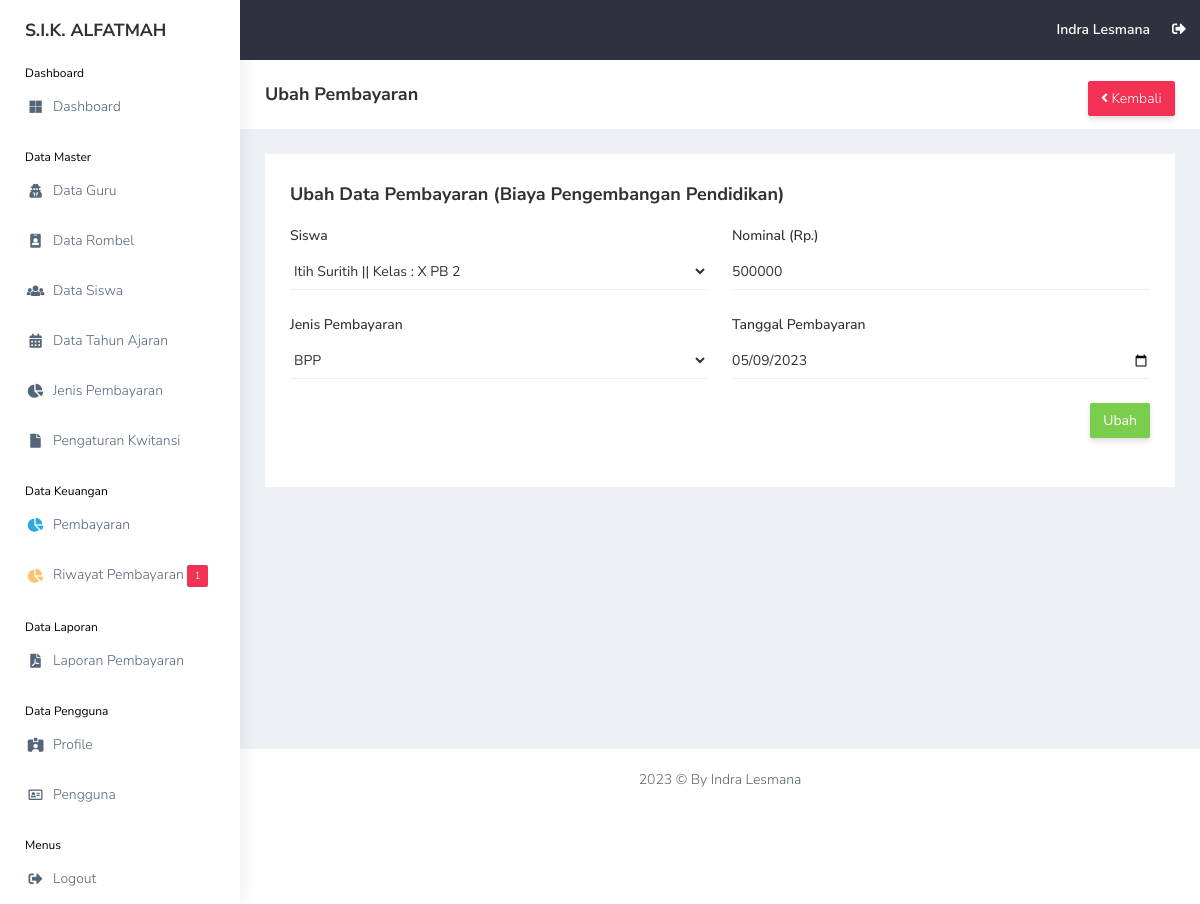
The page /view_pembayaran/riwayat_edit.php?id_pembayaran=1 (signed in) on the database as committed earlier.
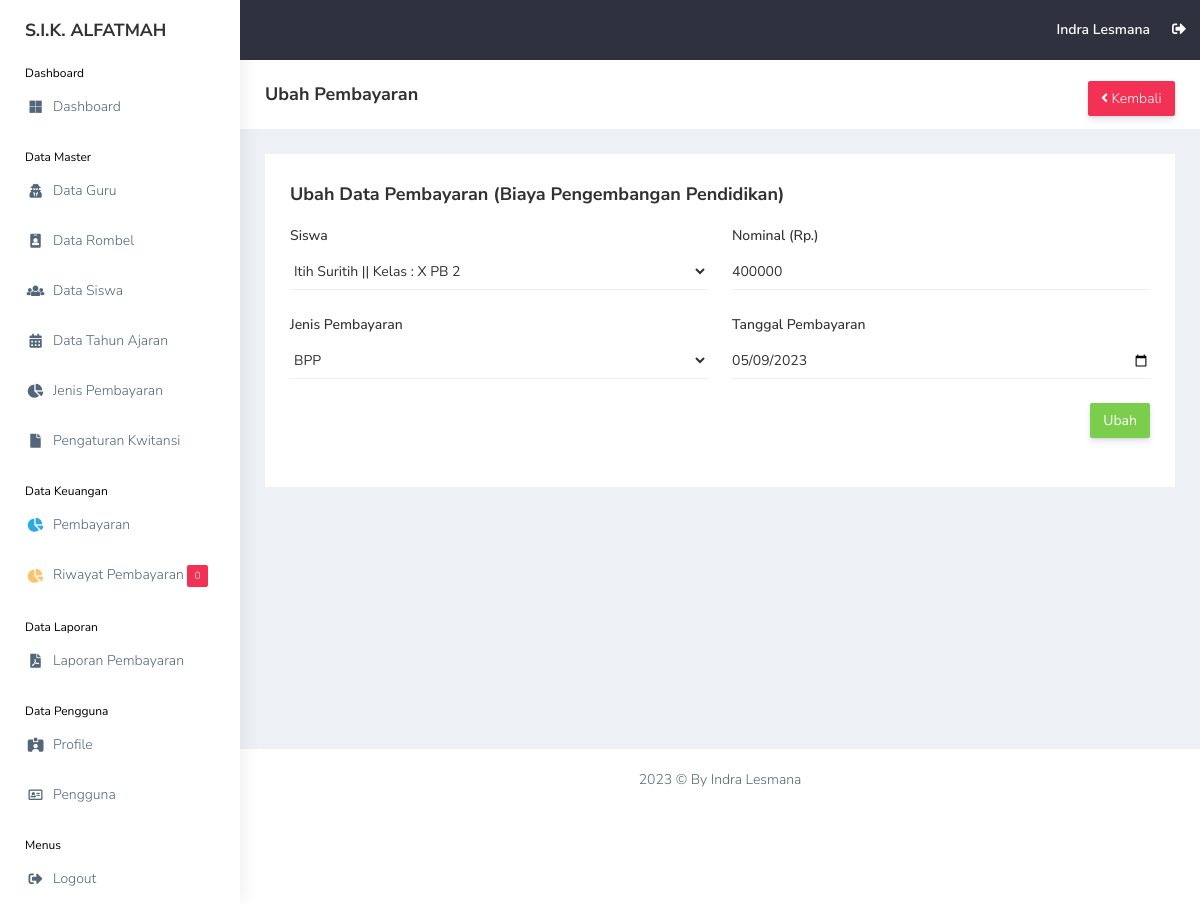
The same page on the database as committed later.
### tables this page shows
CREATE TABLE `pembayaran` (
  `id_pembayaran` int(11) NOT NULL,
  `id_siswa` int(11) NOT NULL,
  `id_jenis_pembayaran` int(11) NOT NULL,
  `bbp_bulan` int(11) NOT NULL,
  `bbp_tahun` int(11) NOT NULL,
  `nominal_pembayaran` int(11) NOT NULL,
  `tanggal_pembayaran` date NOT NULL,
  `bukti` varchar(255) NOT NULL,
  `status` int(11) NOT NULL
);

CREATE TABLE `jenis_pembayaran` (
  `id_jenis_pembayaran` int(11) NOT NULL,
  `jenis_pembayaran` varchar(255) NOT NULL,
  `nominal` int(11) NOT NULL,
  `deskripsi` text NOT NULL
);

CREATE TABLE `siswa` (
  `id_siswa` int(11) NOT NULL,
  `nis` int(11) NOT NULL,
  `nisn` int(11) NOT NULL,
  `nama_siswa` varchar(255) NOT NULL,
  `id_rombel` int(11) NOT NULL,
  `jk` varchar(20) NOT NULL,
  `alamat` text NOT NULL,
  `phone` varchar(20) NOT NULL,
  `username` varchar(255) NOT NULL,
  `password` varchar(255) NOT NULL,
  `gambar` varchar(255) NOT NULL,
  `id_tahun_ajaran` int(11) NOT NULL,
  `date_created` date NOT NULL,
  `is_active` int(11) NOT NULL
);

### functions.php (called while the page is built, shortened)
<?php
$conn = mysqli_connect("localhost", "root", "", "db_sika");
function query($query)
{
    global $conn;
    $result = mysqli_query($conn, $query);
    $rows = [];
    while ($row = mysqli_fetch_assoc($result)) {
        $rows[] = $row;
    }
    return $rows;
}

### view_pembayaran/riwayat_edit.php (the view, shortened to what the changed rows need)
<?php
include "../templates/header.php";
$id_pembayaran = $_GET["id_pembayaran"];
$p = query("SELECT * FROM pembayaran
                INNER JOIN siswa ON pembayaran.id_siswa = siswa.id_siswa
                INNER JOIN rombel ON siswa.id_rombel = rombel.id_rombel
                INNER JOIN jenis_pembayaran ON pembayaran.id_jenis_pembayaran = jenis_pembayaran.id_jenis_pembayaran
                WHERE id_pembayaran = $id_pembayaran
                ")[0];
?>
<div class="container-fluid">
    <div class="row">
        <div class="col-md-12 col-lg-12 col-sm-12">
            <div class="white-box">
                <div class="d-md-flex mb-3">
                    <h3 class="box-title mb-0">Ubah Data Pembayaran
                        <?= $p["deskripsi"]; ?>
                    </h3>
                </div>
                <form class="form-horizontal form-material" action="" method="POST">
                    <div class="row">
                        <div class="col-12 col-lg-6">
                            <div class="form-group mb-4">
                                <div class="col-sm-12 border-bottom">
                                    <select class="form-select shadow-none p-0 border-0 form-control-line"
                                        name="id_siswa">
                                        <option value="<?= $p["id_siswa"]; ?>"><?= $p["nama_siswa"]; ?> || Kelas : <?= $p["rombel"]; ?>
                                        </option>
                                    </select>
                                </div>
                            </div>
                            <div class="form-group mb-4">
                                <div class="col-sm-12 border-bottom">
                                    <select class="form-select shadow-none p-0 border-0 form-control-line"
                                        name="id_jenis_pembayaran">
                                        <option value="<?= $p["id_jenis_pembayaran"]; ?>"><?= $p["jenis_pembayaran"]; ?>
                                        </option>
                                    </select>
                                </div>
                            </div>
                        </div>
                        <div class="col-12 col-lg-6">
                            <div class="form-group mb-4">
                                <div class="col-md-12 border-bottom p-0">
                                    <input type="text" class="form-control p-0 border-0" name="nominal_pembayaran" value="<?= $p["nominal_pembayaran"]; ?>" />
                                </div>
                            </div>
                            <div class="form-group mb-4">
                                <div class="col-md-12 border-bottom p-0">
                                    <input type="date" class="form-control p-0 border-0" name="tanggal_pembayaran" value="<?= $p["tanggal_pembayaran"]; ?>" />
                                </div>
                            </div>
                        </div>
                    </div>
                </form>
            </div>
        </div>
    </div>
</div>
<?php
include "../templates/footer.php";
?>

### templates/sidebar.php (shortened to what the changed rows need)
<?php
$notif_pembayaran = query(
    "SELECT * FROM pembayaran WHERE status = 2"
);
$total_notif = count($notif_pembayaran);
?>
<aside class="left-sidebar" data-sidebarbg="skin6">
    <div class="scroll-sidebar">
        <nav class="sidebar-nav">
            <ul id="sidebarnav">
                <li class="sidebar-item">
                    <a class="sidebar-link waves-effect waves-dark sidebar-link" href="../view_pembayaran/riwayat.php"
                        aria-expanded="false">
                        <span class="hide-menu">Riwayat Pembayaran <span class="badge bg-danger">
                                <?= $total_notif; ?>
                            </span></span>
                    </a>
                </li>
            </ul>
        </nav>
    </div>
</aside>

Rows that differ between the two databases and show on the page:
changed pembayaran "(Biaya Pengembangan Pendidikan)": nominal_pembayaran "500000" → "400000"
Other text that changed with them:
$total_notif: "1" → "0"
